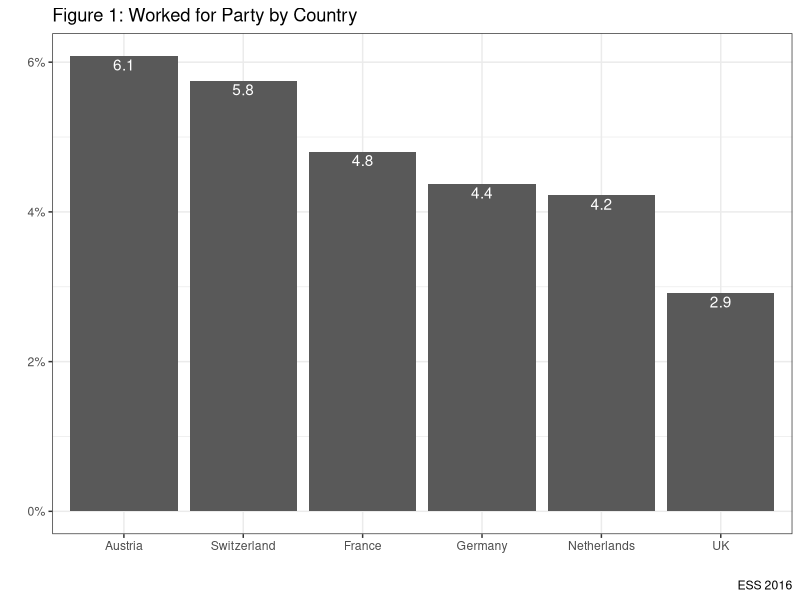
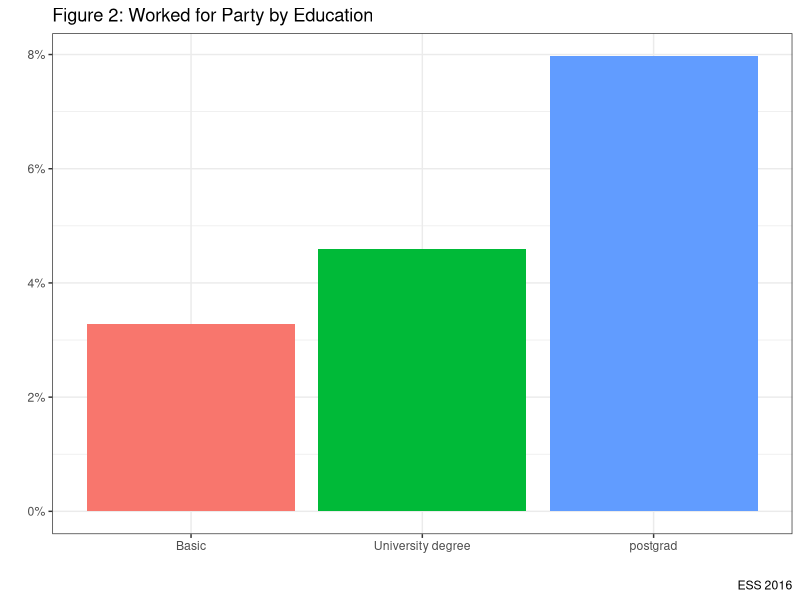
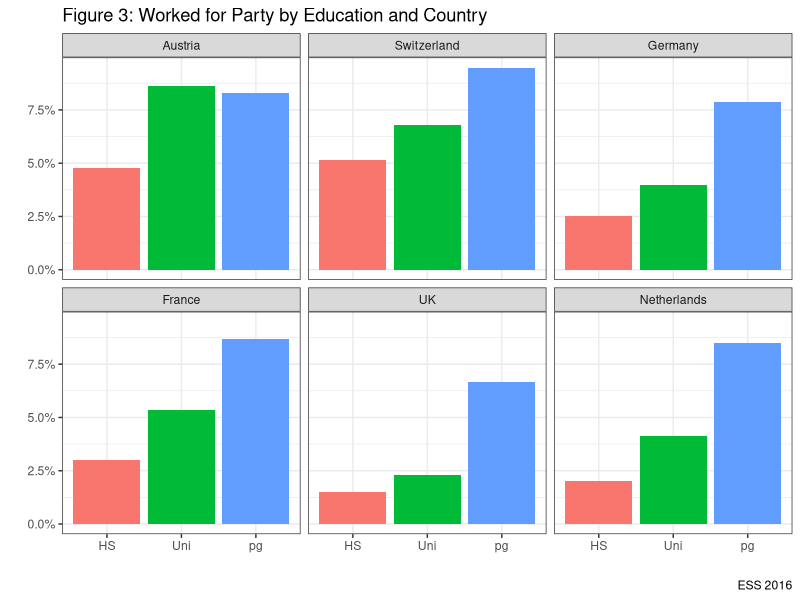
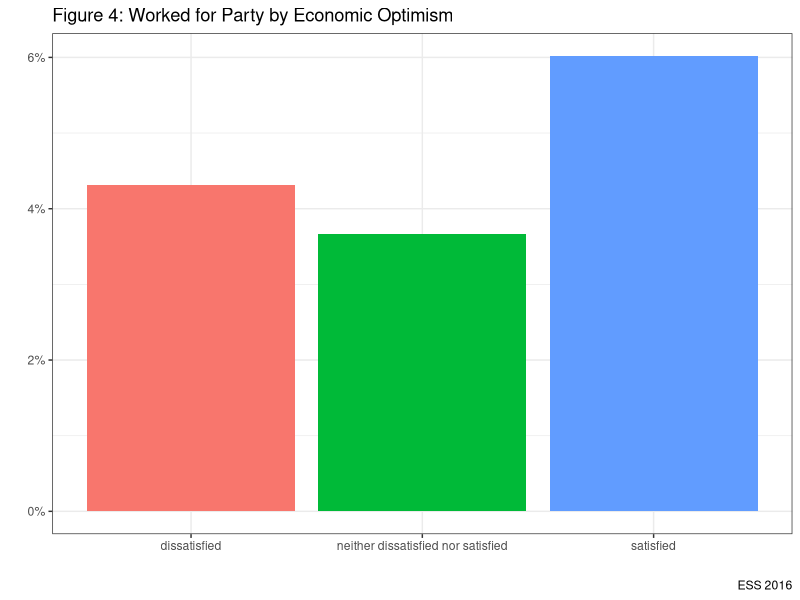
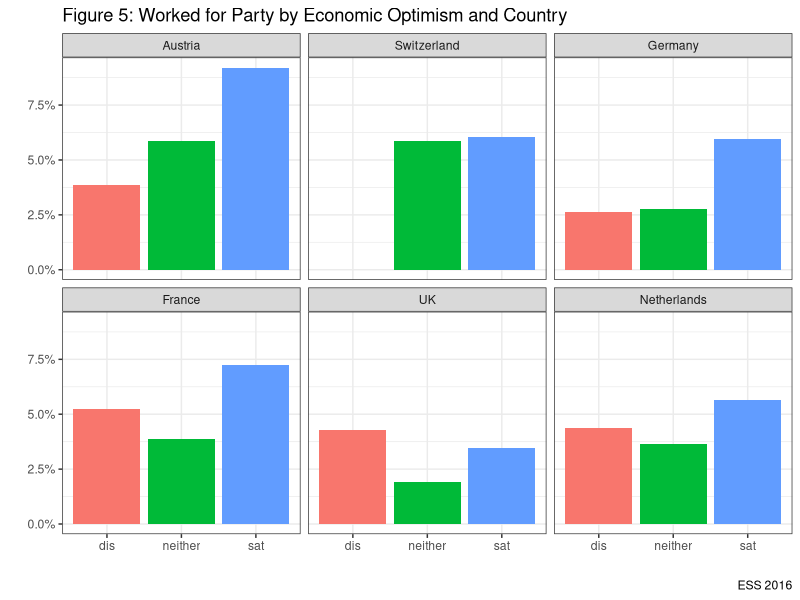
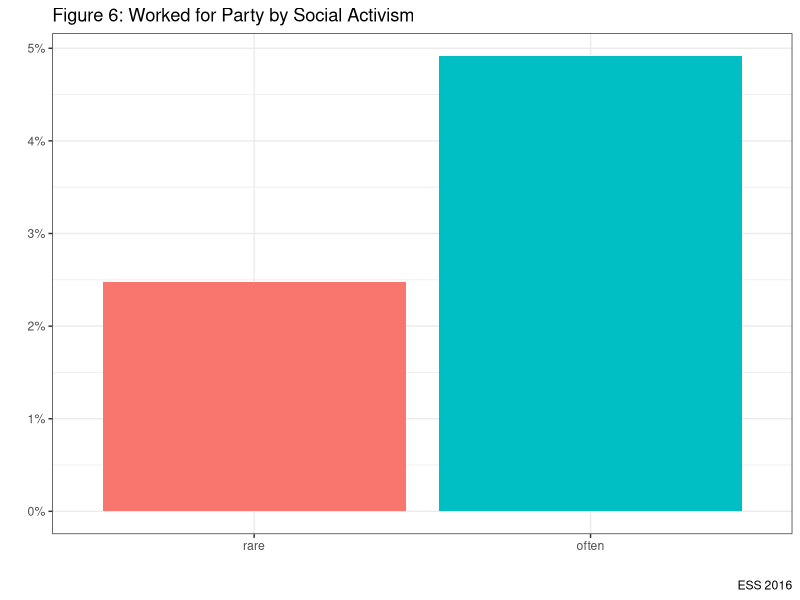
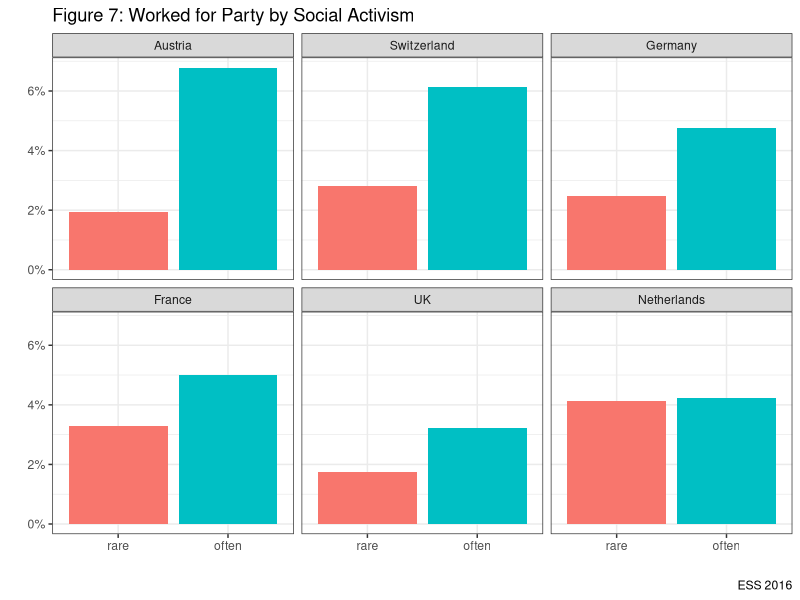

R code for these plots, in order:
# In the lecture, we found a particularly challenging picture of political parties. We found:

                  # (1) weakening attachments

                  # (2) falling (and concentrating) membership; and

                  # (3) Negative public images.

# In this lab, we're going to look at who works for political parties,
# examining their socio-economic background to see if there is inequality.

ESS <- foreign::read.dta("data/ESS.dta", convert.factors=TRUE)
attach(ESS)
library(tidyverse)
options(warn = -1)

#Let's begin by looking at the general levels of working for parties:

ESS %>% filter(!is.na(wparty)) %>% count(wparty) %>%
  mutate("%" = round(n/sum(n) * 100, digits=1)) %>%
  knitr::kable("pandoc", caption = "Work for Party in European Democracies",
  col.names = c('Worked', 'N', '%'), align="lccc")

#How does this vary by country?#

ESS %>% group_by(cntry) %>% filter(!is.na(wparty)) %>%
  count(wparty) %>% mutate("%" = round(n/sum(n) * 100, digits=1)) %>%
  knitr::kable("pandoc", caption = "Comparing Work for Party in European Democracies",
  col.names = c('Country', 'Worked', 'N', '%'), align="cccc")

# Let's graph this to make the findings stand out a bit better

ESS %>% group_by(cntry) %>% filter(!is.na(wparty)) %>%
  count(wparty) %>% mutate(prop=prop.table(n*100)) %>%
  filter(!wparty=="have not worked for pp") %>%
  ggplot(aes(x=reorder(cntry, -prop), y=prop)) +
  geom_col()+geom_text(aes(label = round(prop*100, digits = 1)), color = "white", vjust = 1.2)+
  labs(x="", y="", title="Figure 1: Worked for Party by Country", caption="ESS 2016")+
  scale_y_continuous(labels=scales::percent)+
  theme_bw()+
  guides(fill=FALSE)

# How does the age of the population differ from that of workers of political parties?

a <- ESS %>% group_by(cntry) %>% summarise(mean= mean(age, na.rm=T))
b <- ESS %>% group_by(cntry, wparty) %>% summarise(avg_age_pp= mean(age, na.rm=T)) %>% filter(!is.na(wparty), !wparty=="have not worked for pp")
left_join(a, b, by = "cntry") %>% select(-wparty) %>%
     knitr::kable("pandoc", caption = "Average Population and Workers of Parties in European Democracies",
     col.names = c('Country', 'Average Age Population', 'Average Age Worker Political Party'), digits =1, align="cccc") %>% print()

# Is there gender balance amongst workers of political parties compared with the population?#

c <- ESS %>% group_by(cntry) %>%
  count(gender) %>%
  mutate(perc_pop=n/sum(n)*100)
d <- ESS %>% filter(wparty=="have worked for pp") %>% group_by(cntry, gender) %>%
       count(wparty) %>% group_by(cntry) %>% mutate(perc_wk_pp=n/sum(n)*100) %>%
       select(-wparty)
left_join(c, d, by=c("cntry", "gender")) %>% select(-n.x, -n.y) %>%
  knitr::kable("pandoc", caption = "Gender Balance in Population and Workers of Parties in European Democracies",
               col.names = c('Country', 'Gender', 'Population', 'Workers of Political Party'),
               digits =1, align="cccc") %>% print()

#Let's take a look at Education#


ESS %>% group_by(educat) %>% filter(!is.na(wparty), !is.na(educat)) %>%
       count(wparty) %>% mutate(prop=prop.table(n*100)) %>%
       filter(!wparty=="have not worked for pp") %>%
       ggplot(aes(x=educat, y=prop, fill=educat)) +
       geom_bar(stat="identity")+
       labs(x="", y="", title="Figure 2: Worked for Party by Education", caption="ESS 2016")+
       scale_y_continuous(labels=scales::percent)+
       theme_bw()+
       guides(fill=FALSE)

ESS %>% group_by(educat, cntry) %>% filter(!is.na(wparty), !is.na(educat)) %>%
  count(wparty) %>% mutate(prop=prop.table(n*100)) %>%
  filter(!wparty=="have not worked for pp") %>%
  ggplot(aes(x=educat, y=prop, fill=educat)) +
  geom_bar(stat="identity")+
  facet_wrap(~cntry, nrow=2)+
  labs(x="", y="", title="Figure 3: Worked for Party by Education and Country", caption="ESS 2016")+
  scale_y_continuous(labels=scales::percent)+
  theme_bw()+
  guides(fill=FALSE)+
  scale_x_discrete(labels=c("Basic" = "HS", "University degree" = "Uni", "postgrad" = "pg"))


#Are Party Workers Economically Optimistic?

ESS %>% group_by(econsat) %>% filter(!is.na(wparty), !is.na(econsat)) %>%
  count(wparty) %>% mutate(prop=prop.table(n*100)) %>%
  filter(!wparty=="have not worked for pp") %>%
  ggplot(aes(x=econsat, y=prop, fill=econsat)) +
  geom_bar(stat="identity")+
  labs(x="", y="", title="Figure 4: Worked for Party by Economic Optimism", caption="ESS 2016")+
  scale_y_continuous(labels=scales::percent)+
  theme_bw()+
  guides(fill=FALSE)

ESS %>% group_by(econsat, cntry) %>% filter(!is.na(wparty), !is.na(econsat)) %>%
  count(wparty) %>% mutate(prop=prop.table(n*100)) %>%
  filter(!wparty=="have not worked for pp") %>%
  ggplot(aes(x=econsat, y=prop, fill=econsat)) +
  geom_bar(stat="identity")+
  facet_wrap(~cntry, nrow = 2)+
  labs(x="", y="", title="Figure 5: Worked for Party by Economic Optimism and Country", caption="ESS 2016")+
  scale_y_continuous(labels=scales::percent)+
  theme_bw()+
  guides(fill=FALSE)+
  scale_x_discrete(labels=c("dissatisfied" = "dis", "neither dissatisfied nor satisfied" = "neither", "satisfied" = "sat"))

# Does social connectivity increase the likelihood of working for parties?

ESS %>% group_by(socialise) %>% filter(!is.na(wparty), !is.na(socialise)) %>%
    count(wparty) %>% mutate(prop=prop.table(n*100)) %>%
    filter(!wparty=="have not worked for pp") %>%
    ggplot(aes(x=socialise, y=prop, fill=socialise)) +
    geom_bar(stat="identity")+
    labs(x="", y="", title="Figure 6: Worked for Party by Social Activism", caption="ESS 2016")+
    scale_y_continuous(labels=scales::percent)+
    theme_bw()+
    guides(fill=FALSE)

# And does this vary by country?

ESS %>% group_by(socialise, cntry) %>% filter(!is.na(wparty), !is.na(socialise)) %>%
    count(wparty) %>% mutate(prop=prop.table(n*100)) %>%
    filter(!wparty=="have not worked for pp") %>%
    ggplot(aes(x=socialise, y=prop, fill=socialise)) +
    geom_bar(stat="identity")+ facet_wrap(~cntry, nrow = 2)+
    labs(x="", y="", title="Figure 7: Worked for Party by Social Activism", caption="ESS 2016")+
    scale_y_continuous(labels=scales::percent)+
    theme_bw()+
    guides(fill=FALSE)


rm(a,b,c,d)


# What can we conclude about people who work for parties? Are they a model of equality and diversity?
